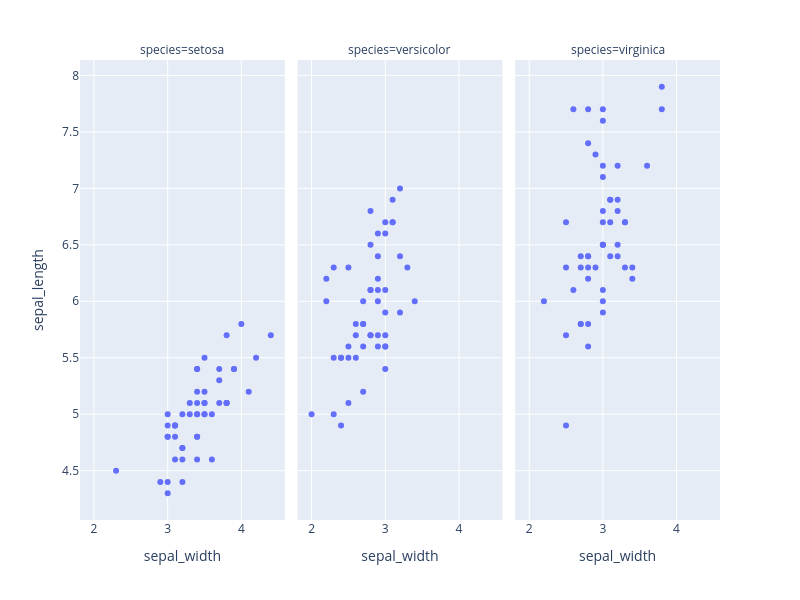

Write notebook code for a chart like this one.
### Code cell
fig = px.scatter(df,x = 'sepal_width',y = 'sepal_length',
                 width = 800,height = 600,
                 #facet表示面,也有小窗口的意思,这里表示按照列分成小窗口,分类规则用species
                 facet_col = 'species')
fig.show()
fig.write_image('Figures/px_iris_fig5.svg')

### Figure 1 — Plotly figure (JSON) as saved in the notebook; plotly's stock layout.template omitted (floating-point values rounded to 4 significant figures)
{"data": [{"hovertemplate": "species=setosa<br>sepal_width=%{x}<br>sepal_length=%{y}<extra></extra>", "legendgroup": "", "marker": {"color": "#636efa", "symbol": "circle"}, "mode": "markers", "name": "", "orientation": "v", "showlegend": false, "type": "scatter", "x": [3.5, 3.0, 3.2, 3.1, 3.6, 3.9, 3.4, 3.4, 2.9, 3.1, 3.7, 3.4, 3.0, 3.0, 4.0, 4.4, 3.9, 3.5, 3.8, 3.8, 3.4, 3.7, 3.6, 3.3, 3.4, 3.0, 3.4, 3.5, 3.4, 3.2, 3.1, 3.4, 4.1, 4.2, 3.1, 3.2, 3.5, 3.1, 3.0, 3.4, 3.5, 2.3, 3.2, 3.5, 3.8, 3.0, 3.8, 3.2, 3.7, 3.3], "xaxis": "x", "y": [5.1, 4.9, 4.7, 4.6, 5.0, 5.4, 4.6, 5.0, 4.4, 4.9, 5.4, 4.8, 4.8, 4.3, 5.8, 5.7, 5.4, 5.1, 5.7, 5.1, 5.4, 5.1, 4.6, 5.1, 4.8, 5.0, 5.0, 5.2, 5.2, 4.7, 4.8, 5.4, 5.2, 5.5, 4.9, 5.0, 5.5, 4.9, 4.4, 5.1, 5.0, 4.5, 4.4, 5.0, 5.1, 4.8, 5.1, 4.6, 5.3, 5.0], "yaxis": "y"}, {"hovertemplate": "species=versicolor<br>sepal_width=%{x}<br>sepal_length=%{y}<extra></extra>", "legendgroup": "", "marker": {"color": "#636efa", "symbol": "circle"}, "mode": "markers", "name": "", "orientation": "v", "showlegend": false, "type": "scatter", "x": [3.2, 3.2, 3.1, 2.3, 2.8, 2.8, 3.3, 2.4, 2.9, 2.7, 2.0, 3.0, 2.2, 2.9, 2.9, 3.1, 3.0, 2.7, 2.2, 2.5, 3.2, 2.8, 2.5, 2.8, 2.9, 3.0, 2.8, 3.0, 2.9, 2.6, 2.4, 2.4, 2.7, 2.7, 3.0, 3.4, 3.1, 2.3, 3.0, 2.5, 2.6, 3.0, 2.6, 2.3, 2.7, 3.0, 2.9, 2.9, 2.5, 2.8], "xaxis": "x2", "y": [7.0, 6.4, 6.9, 5.5, 6.5, 5.7, 6.3, 4.9, 6.6, 5.2, 5.0, 5.9, 6.0, 6.1, 5.6, 6.7, 5.6, 5.8, 6.2, 5.6, 5.9, 6.1, 6.3, 6.1, 6.4, 6.6, 6.8, 6.7, 6.0, 5.7, 5.5, 5.5, 5.8, 6.0, 5.4, 6.0, 6.7, 6.3, 5.6, 5.5, 5.5, 6.1, 5.8, 5.0, 5.6, 5.7, 5.7, 6.2, 5.1, 5.7], "yaxis": "y2"}, {"hovertemplate": "species=virginica<br>sepal_width=%{x}<br>sepal_length=%{y}<extra></extra>", "legendgroup": "", "marker": {"color": "#636efa", "symbol": "circle"}, "mode": "markers", "name": "", "orientation": "v", "showlegend": false, "type": "scatter", "x": [3.3, 2.7, 3.0, 2.9, 3.0, 3.0, 2.5, 2.9, 2.5, 3.6, 3.2, 2.7, 3.0, 2.5, 2.8, 3.2, 3.0, 3.8, 2.6, 2.2, 3.2, 2.8, 2.8, 2.7, 3.3, 3.2, 2.8, 3.0, 2.8, 3.0, 2.8, 3.8, 2.8, 2.8, 2.6, 3.0, 3.4, 3.1, 3.0, 3.1, 3.1, 3.1, 2.7, 3.2, 3.3, 3.0, 2.5, 3.0, 3.4, 3.0], "xaxis": "x3", "y": [6.3, 5.8, 7.1, 6.3, 6.5, 7.6, 4.9, 7.3, 6.7, 7.2, 6.5, 6.4, 6.8, 5.7, 5.8, 6.4, 6.5, 7.7, 7.7, 6.0, 6.9, 5.6, 7.7, 6.3, 6.7, 7.2, 6.2, 6.1, 6.4, 7.2, 7.4, 7.9, 6.4, 6.3, 6.1, 7.7, 6.3, 6.4, 6.0, 6.9, 6.7, 6.9, 5.8, 6.8, 6.7, 6.7, 6.3, 6.5, 6.2, 5.9], "yaxis": "y3"}], "layout": {"annotations": [{"font": {}, "showarrow": false, "text": "species=setosa", "x": 0.16, "xanchor": "center", "xref": "paper", "y": 1, "yanchor": "bottom", "yref": "paper"}, {"font": {}, "showarrow": false, "text": "species=versicolor", "x": 0.5, "xanchor": "center", "xref": "paper", "y": 1, "yanchor": "bottom", "yref": "paper"}, {"font": {}, "showarrow": false, "text": "species=virginica", "x": 0.84, "xanchor": "center", "xref": "paper", "y": 1, "yanchor": "bottom", "yref": "paper"}], "height": 600, "legend": {"tracegroupgap": 0}, "margin": {"t": 60}, "width": 800, "xaxis": {"anchor": "y", "domain": [0, 0.32], "title": {"text": "sepal_width"}}, "xaxis2": {"anchor": "y2", "domain": [0.34, 0.66], "matches": "x", "title": {"text": "sepal_width"}}, "xaxis3": {"anchor": "y3", "domain": [0.68, 1.0], "matches": "x", "title": {"text": "sepal_width"}}, "yaxis": {"anchor": "x", "domain": [0, 1], "title": {"text": "sepal_length"}}, "yaxis2": {"anchor": "x2", "domain": [0, 1], "matches": "y", "showticklabels": false}, "yaxis3": {"anchor": "x3", "domain": [0, 1], "matches": "y", "showticklabels": false}}}
